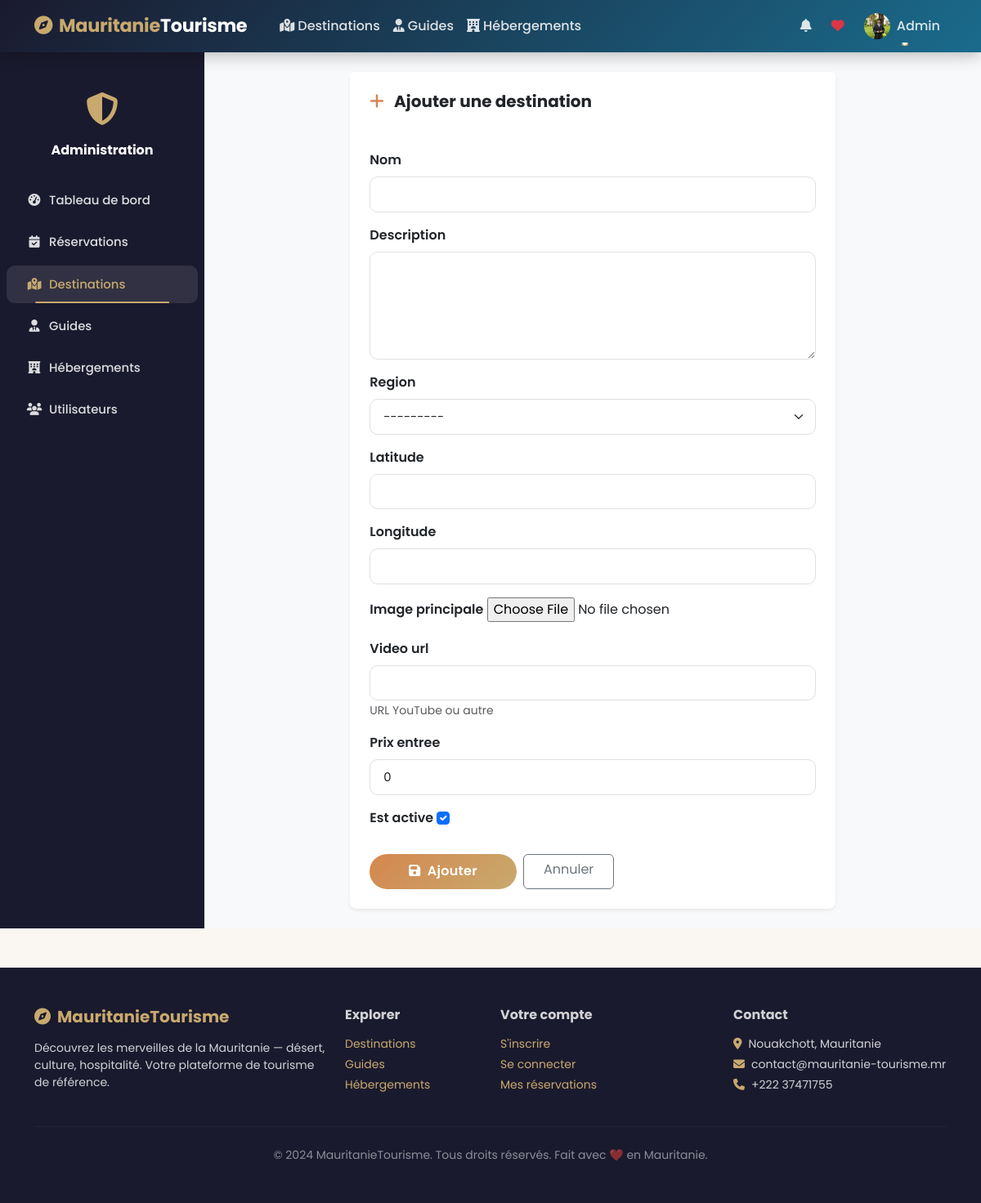
The app's page /administration/destinations/ajouter/ (signed in) with its own data.
### main/models.py (models this page shows, shortened)
class Utilisateur(AbstractUser):
    ROLES = [
        ('visiteur', 'Visiteur'),
        ('utilisateur', 'Utilisateur'),
        ('admin', 'Administrateur'),
    ]
    role = models.CharField(max_length=20, choices=ROLES, default='visiteur')
    telephone = models.CharField(max_length=20, blank=True, null=True)
    adresse = models.CharField(max_length=255, blank=True, null=True)
    pays = models.CharField(max_length=100, blank=True, null=True)
    photo_profil = models.ImageField(upload_to='profils/', blank=True, null=True)
    date_inscription = models.DateTimeField(auto_now_add=True)
    est_actif = models.BooleanField(default=True)
    class Meta:
        db_table = 'UTILISATEUR'
        verbose_name = 'Utilisateur'
        verbose_name_plural = 'Utilisateurs'

### main/views.py (the view)
    def wrapper(request, *args, **kwargs):
        if not request.user.is_authenticated or request.user.role != 'admin':
            messages.error(request, 'Accès réservé aux administrateurs.')
            return redirect('connexion')
        return view_func(request, *args, **kwargs)

### main/forms.py
class DestinationForm(forms.ModelForm):
    class Meta:
        model  = Destination
        fields = ('nom', 'description', 'region', 'latitude', 'longitude',
                  'image_principale', 'video_url', 'prix_entree', 'est_active')
        widgets = {
            'nom':              forms.TextInput(attrs={'class': 'form-control'}),
            'description':      forms.Textarea(attrs={'class': 'form-control', 'rows': 5}),
            'region':           forms.Select(attrs={'class': 'form-select'}),
            'latitude':         forms.NumberInput(attrs={'class': 'form-control'}),
            'longitude':        forms.NumberInput(attrs={'class': 'form-control'}),
            'video_url':        forms.URLInput(attrs={'class': 'form-control'}),
            'prix_entree':      forms.NumberInput(attrs={'class': 'form-control', 'min': 0}),
            'est_active':       forms.CheckboxInput(attrs={'class': 'form-check-input'}),
        }

### main/models.py (called while the page is built)
    def __str__(self):
        return self.nom

### main/views.py (called while the page is built)
def admin_required(view_func):
    def wrapper(request, *args, **kwargs):
        if not request.user.is_authenticated or request.user.role != 'admin':
            messages.error(request, 'Accès réservé aux administrateurs.')
            return redirect('connexion')
        return view_func(request, *args, **kwargs)
    return wrapper

@admin_required
def admin_ajouter_destination(request):
    if request.method == 'POST':
        form = DestinationForm(request.POST, request.FILES)
        if form.is_valid():
            form.save()
            messages.success(request, 'Destination ajoutée.')
            return redirect('admin_destinations')
    else:
        form = DestinationForm()
    return render(request, 'admin_panel/form_destination.html', {'form': form, 'action': 'Ajouter'})

### templates/admin_panel/form_destination.html (shortened to what this page needs)
{% extends 'base.html' %}
{% block content %}
<div class="d-flex" style="min-height:calc(100vh - 56px)">
    <div class="admin-sidebar" style="width:250px;flex-shrink:0">
        <div class="text-center py-4">
            <div style="font-size:2.5rem;color:var(--sable)"><i class="fas fa-shield-alt"></i></div>
            <div class="text-white fw-bold mt-2">Administration</div>
        </div>
        <nav class="nav flex-column">
            <a class="nav-link" href="{% url 'admin_dashboard' %}"><i class="fas fa-tachometer-alt me-2"></i>Tableau de bord</a>
            <a class="nav-link" href="{% url 'admin_reservations' %}"><i class="fas fa-calendar-check me-2"></i>Réservations</a>
            <a class="nav-link active" href="{% url 'admin_destinations' %}"><i class="fas fa-map-marked-alt me-2"></i>Destinations</a>
            <a class="nav-link" href="{% url 'admin_guides' %}"><i class="fas fa-user-tie me-2"></i>Guides</a>
            <a class="nav-link" href="{% url 'admin_hebergements' %}"><i class="fas fa-hotel me-2"></i>Hébergements</a>
            <a class="nav-link" href="{% url 'admin_utilisateurs' %}"><i class="fas fa-users me-2"></i>Utilisateurs</a>
        </nav>
    </div>
    <div class="flex-fill p-4" style="background:#f8f9fa">
        <div class="row justify-content-center">
            <div class="col-lg-8">
                <div class="card border-0 rounded-3 shadow-sm">
                    <div class="card-header bg-white p-4 border-0">
                        <h5 class="fw-bold mb-0">
                            <i class="fas fa-{% if action == 'Ajouter' %}plus{% else %}edit{% endif %} me-2" style="color:var(--desert)"></i>
                            {{ action }} une destination
                        </h5>
                    </div>
                    <div class="card-body p-4">
                        <form method="post" enctype="multipart/form-data">
                            {% for field in form %}
                            <div class="mb-3">
                                <label class="form-label fw-semibold">{{ field.label }}</label>
                                {{ field }}
                                {% if field.help_text %}<small class="text-muted">{{ field.help_text }}</small>{% endif %}
                            </div>
                            {% endfor %}
                            <div class="d-flex gap-2 mt-4">
                                <button type="submit" class="btn btn-mauritanie px-5">
                                    <i class="fas fa-save me-2"></i>{{ action }}
                                </button>
                                <a href="{% url 'admin_destinations' %}" class="btn btn-outline-secondary px-4">Annuler</a>
                            </div>
                        </form>
                    </div>
                </div>
            </div>
        </div>
    </div>
</div>
{% endblock %}

### templates/base.html (shortened to what this page needs)
<!DOCTYPE html>
<html lang="fr">
<head>
    <link href="https://cdn.jsdelivr.net/npm/bootstrap@5.3.0/dist/css/bootstrap.min.css" rel="stylesheet">
    <link href="https://cdnjs.cloudflare.com/ajax/libs/font-awesome/6.4.0/css/all.min.css" rel="stylesheet">
    {% load static %}
    <link rel="stylesheet" href="{% static 'css/style.css' %}">
</head>
<body>
<nav class="navbar navbar-expand-lg sticky-top">
    <div class="container">
        <a class="navbar-brand" href="{% url 'accueil' %}">
            <i class="fas fa-compass me-2"></i>Mauritanie<span>Tourisme</span>
        </a>
        <div class="collapse navbar-collapse" id="navMenu">
            <ul class="navbar-nav me-auto mb-2 mb-lg-0 ms-3">
                <li class="nav-item"><a class="nav-link" href="{% url 'destinations' %}"><i class="fas fa-map-marked-alt me-1"></i>Destinations</a></li>
                <li class="nav-item"><a class="nav-link" href="{% url 'guides' %}"><i class="fas fa-user-tie me-1"></i>Guides</a></li>
                <li class="nav-item"><a class="nav-link" href="{% url 'hebergements' %}"><i class="fas fa-hotel me-1"></i>Hébergements</a></li>
            </ul>
            <ul class="navbar-nav ms-auto align-items-center">
                {% if user.is_authenticated %}
                    <li class="nav-item me-2 position-relative">
                        <a class="nav-link" href="#" onclick="marquerLu()">
                            <i class="fas fa-bell"></i>
                        </a>
                    </li>
                    <li class="nav-item me-2">
                        <a class="nav-link" href="{% url 'mes_favoris' %}"><i class="fas fa-heart text-danger"></i></a>
                    </li>
                    <li class="nav-item dropdown">
                        <a class="nav-link dropdown-toggle d-flex align-items-center" href="#" data-bs-toggle="dropdown">
                            {% if user.photo_profil %}
                                <img src="{{ user.photo_profil.url }}" width="32" height="32" class="rounded-circle me-2" style="object-fit:cover">
                            {% else %}
                                <div class="bg-warning rounded-circle me-2 d-flex align-items-center justify-content-center" style="width:32px;height:32px;font-size:.8rem;font-weight:700">{{ user.username|first|upper }}</div>
                            {% endif %}
                            {{ user.first_name|default:user.username }}
                        </a>
                    </li>
                {% endif %}
            </ul>
        </div>
    </div>
</nav>
{% block content %}{% endblock %}
<footer class="py-5 mt-5">
    <div class="container">
        <div class="row g-4">
            <div class="col-md-4">
                <h5 class="fw-bold mb-3" style="color:var(--sable)"><i class="fas fa-compass me-2"></i>MauritanieTourisme</h5>
                <p class="small">Découvrez les merveilles de la Mauritanie — désert, culture, hospitalité. Votre plateforme de tourisme de référence.</p>
            </div>
            <div class="col-md-2">
                <h6 class="fw-bold mb-3">Explorer</h6>
                <ul class="list-unstyled small">
                    <li class="mb-1"><a href="{% url 'destinations' %}">Destinations</a></li>
                    <li class="mb-1"><a href="{% url 'guides' %}">Guides</a></li>
                    <li class="mb-1"><a href="{% url 'hebergements' %}">Hébergements</a></li>
                </ul>
            </div>
            <div class="col-md-3">
                <h6 class="fw-bold mb-3">Votre compte</h6>
                <ul class="list-unstyled small">
                    <li class="mb-1"><a href="{% url 'inscription' %}">S'inscrire</a></li>
                    <li class="mb-1"><a href="{% url 'connexion' %}">Se connecter</a></li>
                    {% if user.is_authenticated %}
                    <li class="mb-1"><a href="{% url 'mes_reservations' %}">Mes réservations</a></li>
                    {% endif %}
                </ul>
            </div>
            <div class="col-md-3">
                <h6 class="fw-bold mb-3">Contact</h6>
                <ul class="list-unstyled small">
                    <li class="mb-1"><i class="fas fa-map-marker-alt me-2" style="color:var(--sable)"></i>Nouakchott, Mauritanie</li>
                    <li class="mb-1"><i class="fas fa-envelope me-2" style="color:var(--sable)"></i>contact@mauritanie-tourisme.mr</li>
                    <li class="mb-1"><i class="fas fa-phone me-2" style="color:var(--sable)"></i>+222 37471755</li>
                </ul>
            </div>
        </div>
        <hr style="border-color:rgba(255,255,255,.15)" class="my-4">
        <div class="text-center small" style="color:rgba(255,255,255,.5)">
            © 2024 MauritanieTourisme. Tous droits réservés. Fait avec ❤️ en Mauritanie.
        </div>
    </div>
</footer>
</body>
</html>

### static/css/style.css (style rules this page uses)
:root { --sable: #C8A96E; --desert: #D4874E; --ocean: #1A6B8C; --vert: #2D7D46; --nuit: #1A1A2E; --creme: #FAF7F2; }
body { font-family: 'Poppins', sans-serif; background-color: var(--creme); color: #2d2d2d; }
h1, h2, h3, h4, h5, h6 { font-weight: 700; }
.btn-mauritanie { background: linear-gradient(135deg, var(--desert), var(--sable)); color: #fff !important; border: none; font-weight: 600; border-radius: 50px; padding: .55rem 1.8rem; transition: transform .2s, box-shadow .2s, filter .2s; letter-spacing: .3px; }
.navbar { background: linear-gradient(135deg, var(--nuit) 0%, #16213e 100%); box-shadow: 0 2px 20px rgba(0,0,0,.3); transition: padding .3s; }
.navbar-brand { font-weight: 800; font-size: 1.4rem; color: var(--sable) !important; letter-spacing: -.3px; }
.navbar-brand span { color: #fff; }
.nav-link { color: rgba(255,255,255,.82) !important; font-weight: 500; transition: color .25s; position: relative; }
.nav-link::after { content: ''; position: absolute; bottom: 0; left: 50%; transform: translateX(-50%); width: 0; height: 2px; background: var(--sable); transition: width .3s; border-radius: 2px; }
.nav-link:hover::after, .nav-link.active::after { width: 70%; }
.nav-link:hover, .nav-link.active { color: var(--sable) !important; }
.admin-sidebar { background: linear-gradient(180deg, var(--nuit) 0%, #16213e 100%); min-height: 100vh; }
.admin-sidebar .nav-link { color: rgba(255,255,255,.72); padding: .75rem 1.5rem; border-radius: 10px; margin: .15rem .5rem; transition: background .2s, color .2s; font-size: .93rem; }
.admin-sidebar .nav-link:hover, .admin-sidebar .nav-link.active { background: rgba(200,169,110,.18); color: var(--sable) !important; }
.admin-sidebar .nav-link i { width: 20px; text-align: center; }
.form-control, .form-select { border-radius: 10px; border-color: #e0e0e0; padding: .6rem 1rem; font-size: .93rem; transition: border-color .2s, box-shadow .2s; }
footer { background: linear-gradient(180deg, var(--nuit) 0%, #0d0d1a 100%); color: rgba(255,255,255,.75); }
footer a { color: var(--sable); text-decoration: none; transition: color .2s; }

### templates/base.html (style rules this page uses)
:root { --sable: #C8A96E; --desert: #D4874E; --ocean: #1A6B8C; --vert: #2D7D46; --nuit: #1A1A2E; --creme: #FAF7F2; }
* { font-family: 'Poppins', sans-serif; }
body { background: var(--creme); color: #2d2d2d; }
.navbar { background: linear-gradient(135deg, var(--nuit) 0%, var(--ocean) 100%); box-shadow: 0 2px 20px rgba(0,0,0,.3); }
.navbar-brand { font-weight: 700; font-size: 1.4rem; color: var(--sable) !important; }
.navbar-brand span { color: #fff; }
.nav-link { color: rgba(255,255,255,.85) !important; font-weight: 500; transition: .3s; }
.nav-link.active { color: var(--sable) !important; }
.btn-mauritanie { background: linear-gradient(135deg, var(--desert), var(--sable)); color: #fff; border: none; font-weight: 600; border-radius: 50px; padding: .6rem 1.8rem; transition: transform .2s, box-shadow .2s; }
footer { background: var(--nuit); color:rgba(255,255,255,.8); }
footer a { color: var(--sable); text-decoration:none; }
.admin-sidebar { background:var(--nuit); min-height:100vh; padding-top:1rem; }
.admin-sidebar .nav-link { color:rgba(255,255,255,.75); padding:.75rem 1.5rem; border-radius:10px; margin:.15rem .5rem; }
.admin-sidebar .nav-link:hover, .admin-sidebar .nav-link.active { background:rgba(255,255,255,.1); color:#fff; }
.admin-sidebar .nav-link i { width:20px; }

### records on screen
Utilisateur: photo_profil (picture), first_name "Admin"

### other values on screen
{{ action }} "Ajouter"
{{ field.label }} "Nom" "Description" "Region" "Latitude" "Longitude" "Image principale" "Video url" "Prix entree" "Est active"
{{ field.help_text }} "URL YouTube ou autre"
